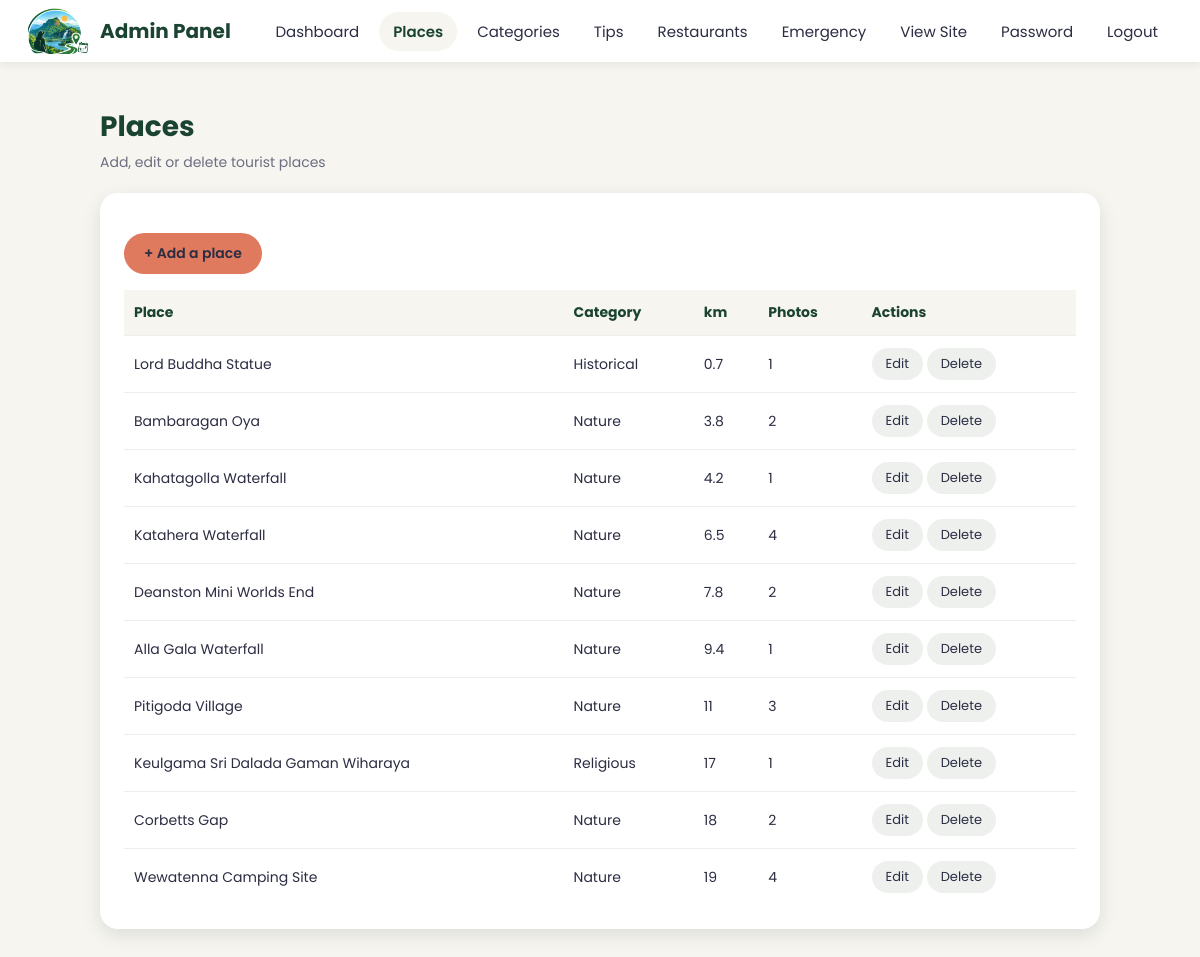
The page /admin/places.php (signed in) on the database its author committed.
### tables this page shows
CREATE TABLE IF NOT EXISTS `attractions` (
  `attraction_id` int NOT NULL AUTO_INCREMENT,
  `category_id` int NOT NULL,
  `name` varchar(150) NOT NULL,
  `description` text,
  `location` varchar(255) DEFAULT NULL,
  `opening_hours` varchar(100) DEFAULT NULL,
  `best_time_to_visit` varchar(150) DEFAULT NULL,
  `estimated_visit_duration` varchar(100) DEFAULT NULL,
  `distance_km` decimal(5,2) DEFAULT NULL,
  `travel_time` varchar(100) DEFAULT NULL,
  `google_maps_link` text,
  `road_condition` text,
  `created_at` timestamp NULL DEFAULT CURRENT_TIMESTAMP,
  PRIMARY KEY (`attraction_id`),
  KEY `category_id` (`category_id`)
);

CREATE TABLE IF NOT EXISTS `categories` (
  `category_id` int NOT NULL AUTO_INCREMENT,
  `category_name` varchar(100) NOT NULL,
  PRIMARY KEY (`category_id`)
);

### includes/functions.php (called while the page is built, shortened)
<?php
function e($v): string { return htmlspecialchars((string)$v, ENT_QUOTES, 'UTF-8'); }

### admin/places.php (the view, shortened to what this page needs)
<?php
require __DIR__ . '/../config/db.php';
$rows = $pdo->query("SELECT a.attraction_id, a.name, a.distance_km, c.category_name,
          (SELECT COUNT(*) FROM attraction_images i WHERE i.attraction_id = a.attraction_id) AS photos
        FROM attractions a JOIN categories c ON c.category_id = a.category_id ORDER BY a.distance_km")->fetchAll();
include __DIR__ . '/../includes/admin_header.php';
?>
  <section>
    <h2>Places</h2>
    <p class="sub">Add, edit or delete tourist places</p>
    <div class="admin">
      <p><a class="btn" href="place-form.php">+ Add a place</a></p>
      <table>
        <tr><th>Place</th><th>Category</th><th>km</th><th>Photos</th><th>Actions</th></tr>
        <?php foreach ($rows as $r): ?>
          <tr>
            <td><?= e($r['name']) ?></td><td><?= e($r['category_name']) ?></td>
            <td><?= e(rtrim(rtrim($r['distance_km'], '0'), '.')) ?></td><td><?= (int)$r['photos'] ?></td>
            <td>
              <a class="btn light" href="place-form.php?id=<?= $r['attraction_id'] ?>">Edit</a>
              <form method="post" onsubmit="return confirm('Delete this place and its photos, tips and restaurants?')">
                <button class="btn light" type="submit">Delete</button>
              </form>
            </td>
          </tr>
        <?php endforeach; ?>
      </table>
    </div>
  </section>
</body>
</html>

### style.css (style rules this page uses)
:root { --forest: #1B4332; --ocean: #2A6F97; --terracotta: #E07A5F; --sand: #F7F5F0; --charcoal: #2B2D42; --shadow: 0 6px 18px rgba(27, 67, 50, 0.12); }
* { box-sizing: border-box; }
html { scroll-behavior: smooth; }
body { margin: 0; font-family: 'Poppins', Arial, sans-serif; background: var(--sand); color: var(--charcoal); }
section { max-width: 1040px; margin: 44px auto; padding: 0 20px; }
section h2 { margin: 0; font-size: 28px; color: var(--forest); }
.sub { margin: 4px 0 20px; color: #6b6e80; font-size: 14px; }
.btn { display: inline-block; padding: 10px 20px; border: 0; border-radius: 99px; background: var(--terracotta); color: var(--charcoal); font-family: inherit; font-weight: 600; font-size: 14px; text-decoration: none; cursor: pointer; }
.btn.light { background: #eef0ee; font-weight: 400; }
.admin { background: #fff; border-radius: 18px; padding: 24px; box-shadow: var(--shadow); }
.admin { overflow-x: auto; }
table { width: 100%; border-collapse: collapse; font-size: 14px; }
th { text-align: left; padding: 12px 10px; background: var(--sand); color: var(--forest); }
td { padding: 12px 10px; border-top: 1px solid #eee; }
td .btn { padding: 6px 14px; font-size: 13px; }
button.btn { font-family: inherit; }
.admin td form { display: inline; }

### rows shown on the page
attractions: name "Lord Buddha Statue", category.category_name "Historical", distance_km "0.7", photos "1"
attractions: name "Bambaragan Oya", category.category_name "Nature", distance_km "3.8", photos "2"
attractions: name "Kahatagolla Waterfall", category.category_name "Nature", distance_km "4.2", photos "1"
attractions: name "Katahera Waterfall", category.category_name "Nature", distance_km "6.5", photos "4"
attractions: name "Deanston Mini Worlds End", category.category_name "Nature", distance_km "7.8", photos "2"
attractions: name "Alla Gala Waterfall", category.category_name "Nature", distance_km "9.4", photos "1"
attractions: name "Pitigoda Village", category.category_name "Nature", distance_km "11", photos "3"
attractions: name "Keulgama Sri Dalada Gaman Wiharaya", category.category_name "Religious", distance_km "17", photos "1"
attractions: name "Corbetts Gap", category.category_name "Nature", distance_km "18", photos "2"
attractions: name "Wewatenna Camping Site", category.category_name "Nature", distance_km "19", photos "4"

### other values the page prints
$label "Dashboard"
$label "Places"
$label "Categories"
$label "Tips"
$label "Restaurants"
$label "Emergency"
